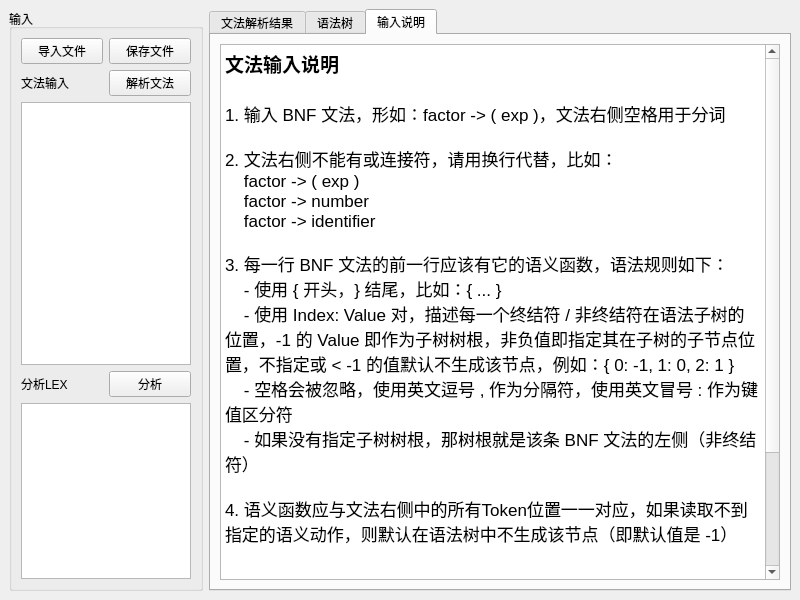
<?xml version="1.0" encoding="UTF-8"?>
<ui version="4.0">
 <class>MainWindow</class>
 <widget class="QMainWindow" name="MainWindow">
  <property name="geometry">
   <rect>
    <x>0</x>
    <y>0</y>
    <width>800</width>
    <height>600</height>
   </rect>
  </property>
  <property name="windowTitle">
   <string>MainWindow</string>
  </property>
  <widget class="QWidget" name="centralwidget">
   <layout class="QHBoxLayout" name="horizontalLayout" stretch="1,3">
    <item>
     <widget class="QGroupBox" name="inputGroup">
      <property name="title">
       <string>输入</string>
      </property>
      <layout class="QVBoxLayout" name="verticalLayout" stretch="0,0,9,0,6">
       <item>
        <layout class="QHBoxLayout" name="horizontalLayout_4">
         <item>
          <widget class="QPushButton" name="chooseFile">
           <property name="text">
            <string>导入文件</string>
           </property>
          </widget>
         </item>
         <item>
          <widget class="QPushButton" name="saveFile">
           <property name="text">
            <string>保存文件</string>
           </property>
          </widget>
         </item>
        </layout>
       </item>
       <item>
        <layout class="QHBoxLayout" name="horizontalLayout_2">
         <item>
          <widget class="QLabel" name="label">
           <property name="text">
            <string>文法输入</string>
           </property>
          </widget>
         </item>
         <item>
          <widget class="QPushButton" name="toParseGrammer">
           <property name="text">
            <string>解析文法</string>
           </property>
          </widget>
         </item>
        </layout>
       </item>
       <item>
        <widget class="QTextEdit" name="grammer"/>
       </item>
       <item>
        <layout class="QHBoxLayout" name="horizontalLayout_3">
         <item>
          <widget class="QLabel" name="label_2">
           <property name="text">
            <string>分析LEX</string>
           </property>
          </widget>
         </item>
         <item>
          <widget class="QPushButton" name="toParseStatement">
           <property name="text">
            <string>分析</string>
           </property>
          </widget>
         </item>
        </layout>
       </item>
       <item>
        <widget class="QTextEdit" name="statement"/>
       </item>
      </layout>
     </widget>
    </item>
    <item>
     <widget class="QTabWidget" name="resultTab">
      <property name="currentIndex">
       <number>2</number>
      </property>
      <widget class="QWidget" name="result">
       <attribute name="title">
        <string>文法解析结果</string>
       </attribute>
       <layout class="QHBoxLayout" name="horizontalLayout_5" stretch="1,2">
        <item>
         <widget class="QGroupBox" name="outputBox">
          <property name="title">
           <string>文法解析基本信息</string>
          </property>
          <layout class="QVBoxLayout" name="verticalLayout_2" stretch="0,1,1,3,1,3,1,3">
           <item>
            <widget class="QLabel" name="label_7">
             <property name="text">
              <string>文法错误</string>
             </property>
            </widget>
           </item>
           <item>
            <widget class="QTextBrowser" name="syntaxError"/>
           </item>
           <item>
            <widget class="QLabel" name="label_3">
             <property name="text">
              <string>拓广文法</string>
             </property>
            </widget>
           </item>
           <item>
            <widget class="QTextBrowser" name="extraGrammer"/>
           </item>
           <item>
            <widget class="QLabel" name="label_4">
             <property name="text">
              <string>非终结符号First集合</string>
             </property>
            </widget>
           </item>
           <item>
            <widget class="QTextBrowser" name="firstSet"/>
           </item>
           <item>
            <widget class="QLabel" name="label_5">
             <property name="text">
              <string>非终结符号Follow集合</string>
             </property>
            </widget>
           </item>
           <item>
            <widget class="QTextBrowser" name="followSet"/>
           </item>
          </layout>
         </widget>
        </item>
        <item>
         <widget class="QGroupBox" name="groupBox">
          <property name="title">
           <string>文法解析详情</string>
          </property>
          <layout class="QVBoxLayout" name="verticalLayout_3">
           <item>
            <widget class="QLabel" name="label_8">
             <property name="text">
              <string>LR(0) DFA</string>
             </property>
            </widget>
           </item>
           <item>
            <widget class="QTableWidget" name="dfa">
             <property name="sizePolicy">
              <sizepolicy hsizetype="Expanding" vsizetype="Expanding">
               <horstretch>0</horstretch>
               <verstretch>0</verstretch>
              </sizepolicy>
             </property>
            </widget>
           </item>
           <item>
            <widget class="QLabel" name="label_9">
             <property name="text">
              <string>SLR(1) 分析表</string>
             </property>
            </widget>
           </item>
           <item>
            <widget class="QTableWidget" name="slr"/>
           </item>
          </layout>
         </widget>
        </item>
       </layout>
      </widget>
      <widget class="QWidget" name="syntaxTree">
       <attribute name="title">
        <string>语法树</string>
       </attribute>
       <layout class="QVBoxLayout" name="verticalLayout_4">
        <item>
         <widget class="QTreeWidget" name="treeWidget">
          <column>
           <property name="text">
            <string notr="true">1</string>
           </property>
          </column>
         </widget>
        </item>
       </layout>
      </widget>
      <widget class="QWidget" name="tab">
       <attribute name="title">
        <string>输入说明</string>
       </attribute>
       <layout class="QVBoxLayout" name="verticalLayout_5">
        <item>
         <widget class="QTextBrowser" name="textBrowser">
          <property name="html">
           <string>&lt;!DOCTYPE HTML PUBLIC &quot;-//W3C//DTD HTML 4.0//EN&quot; &quot;http://www.w3.org/TR/REC-html40/strict.dtd&quot;&gt;
&lt;html&gt;&lt;head&gt;&lt;meta name=&quot;qrichtext&quot; content=&quot;1&quot; /&gt;&lt;meta charset=&quot;utf-8&quot; /&gt;&lt;style type=&quot;text/css&quot;&gt;
p, li { white-space: pre-wrap; }
hr { height: 1px; border-width: 0; }
li.unchecked::marker { content: &quot;\2610&quot;; }
li.checked::marker { content: &quot;\2612&quot;; }
&lt;/style&gt;&lt;/head&gt;&lt;body style=&quot; font-family:'.AppleSystemUIFont'; font-size:13pt; font-weight:400; font-style:normal;&quot;&gt;
&lt;p style=&quot; margin-top:0px; margin-bottom:0px; margin-left:0px; margin-right:0px; -qt-block-indent:0; text-indent:0px;&quot;&gt;&lt;span style=&quot; font-size:14pt; font-weight:700;&quot;&gt;文法输入说明&lt;/span&gt;&lt;/p&gt;
&lt;p style=&quot;-qt-paragraph-type:empty; margin-top:0px; margin-bottom:0px; margin-left:0px; margin-right:0px; -qt-block-indent:0; text-indent:0px; font-size:14pt; font-weight:700;&quot;&gt;&lt;br /&gt;&lt;/p&gt;
&lt;p style=&quot; margin-top:0px; margin-bottom:0px; margin-left:0px; margin-right:0px; -qt-block-indent:0; text-indent:0px;&quot;&gt;1. 输入 BNF 文法，形如：factor -&amp;gt; ( exp )，文法右侧空格用于分词&lt;/p&gt;
&lt;p style=&quot;-qt-paragraph-type:empty; margin-top:0px; margin-bottom:0px; margin-left:0px; margin-right:0px; -qt-block-indent:0; text-indent:0px;&quot;&gt;&lt;br /&gt;&lt;/p&gt;
&lt;p style=&quot; margin-top:0px; margin-bottom:0px; margin-left:0px; margin-right:0px; -qt-block-indent:0; text-indent:0px;&quot;&gt;2. 文法右侧不能有或连接符，请用换行代替，比如：&lt;/p&gt;
&lt;p style=&quot; margin-top:0px; margin-bottom:0px; margin-left:0px; margin-right:0px; -qt-block-indent:0; text-indent:0px;&quot;&gt;    factor -&amp;gt; ( exp )&lt;/p&gt;
&lt;p style=&quot; margin-top:0px; margin-bottom:0px; margin-left:0px; margin-right:0px; -qt-block-indent:0; text-indent:0px;&quot;&gt;    factor -&amp;gt; number&lt;/p&gt;
&lt;p style=&quot; margin-top:0px; margin-bottom:0px; margin-left:0px; margin-right:0px; -qt-block-indent:0; text-indent:0px;&quot;&gt;    factor -&amp;gt; identifier&lt;/p&gt;
&lt;p style=&quot;-qt-paragraph-type:empty; margin-top:0px; margin-bottom:0px; margin-left:0px; margin-right:0px; -qt-block-indent:0; text-indent:0px;&quot;&gt;&lt;br /&gt;&lt;/p&gt;
&lt;p style=&quot; margin-top:0px; margin-bottom:0px; margin-left:0px; margin-right:0px; -qt-block-indent:0; text-indent:0px;&quot;&gt;3. 每一行 BNF 文法的前一行应该有它的语义函数，语法规则如下：&lt;/p&gt;
&lt;p style=&quot; margin-top:0px; margin-bottom:0px; margin-left:0px; margin-right:0px; -qt-block-indent:0; text-indent:0px;&quot;&gt;    - 使用 { 开头，} 结尾，比如：{ ... }&lt;/p&gt;
&lt;p style=&quot; margin-top:0px; margin-bottom:0px; margin-left:0px; margin-right:0px; -qt-block-indent:0; text-indent:0px;&quot;&gt;    - 使用 Index: Value 对，描述每一个终结符 / 非终结符在语法子树的位置，-1 的 Value 即作为子树树根，非负值即指定其在子树的子节点位置，不指定或 &amp;lt; -1 的值默认不生成该节点，例如：{ 0: -1, 1: 0, 2: 1 }&lt;/p&gt;
&lt;p style=&quot; margin-top:0px; margin-bottom:0px; margin-left:0px; margin-right:0px; -qt-block-indent:0; text-indent:0px;&quot;&gt;    - 空格会被忽略，使用英文逗号 , 作为分隔符，使用英文冒号 : 作为键值区分符&lt;/p&gt;
&lt;p style=&quot; margin-top:0px; margin-bottom:0px; margin-left:0px; margin-right:0px; -qt-block-indent:0; text-indent:0px;&quot;&gt;    - 如果没有指定子树树根，那树根就是该条 BNF 文法的左侧（非终结符）&lt;/p&gt;
&lt;p style=&quot;-qt-paragraph-type:empty; margin-top:0px; margin-bottom:0px; margin-left:0px; margin-right:0px; -qt-block-indent:0; text-indent:0px;&quot;&gt;&lt;br /&gt;&lt;/p&gt;
&lt;p style=&quot; margin-top:0px; margin-bottom:0px; margin-left:0px; margin-right:0px; -qt-block-indent:0; text-indent:0px;&quot;&gt;4. 语义函数应与文法右侧中的所有Token位置一一对应，如果读取不到指定的语义动作，则默认在语法树中不生成该节点（即默认值是 -1）&lt;/p&gt;
&lt;p style=&quot;-qt-paragraph-type:empty; margin-top:0px; margin-bottom:0px; margin-left:0px; margin-right:0px; -qt-block-indent:0; text-indent:0px;&quot;&gt;&lt;br /&gt;&lt;/p&gt;
&lt;p style=&quot;-qt-paragraph-type:empty; margin-top:0px; margin-bottom:0px; margin-left:0px; margin-right:0px; -qt-block-indent:0; text-indent:0px;&quot;&gt;&lt;br /&gt;&lt;/p&gt;
&lt;p style=&quot; margin-top:0px; margin-bottom:0px; margin-left:0px; margin-right:0px; -qt-block-indent:0; text-indent:0px;&quot;&gt;&lt;span style=&quot; font-size:14pt; font-weight:700;&quot;&gt;分析LEX输入说明&lt;/span&gt;&lt;/p&gt;
&lt;p style=&quot;-qt-paragraph-type:empty; margin-top:0px; margin-bottom:0px; margin-left:0px; margin-right:0px; -qt-block-indent:0; text-indent:0px; font-size:14pt; font-weight:700;&quot;&gt;&lt;br /&gt;&lt;/p&gt;
&lt;p style=&quot; margin-top:0px; margin-bottom:0px; margin-left:0px; margin-right:0px; -qt-block-indent:0; text-indent:0px;&quot;&gt;1. 输入的是项目一生成的解析程序对源代码的分词结果（lex 文件），形如：&lt;/p&gt;
&lt;p style=&quot; margin-top:0px; margin-bottom:0px; margin-left:0px; margin-right:0px; -qt-block-indent:0; text-indent:0px;&quot;&gt;    assign : :=&lt;/p&gt;
&lt;p style=&quot; margin-top:0px; margin-bottom:0px; margin-left:0px; margin-right:0px; -qt-block-indent:0; text-indent:0px;&quot;&gt;    number : 123&lt;/p&gt;&lt;/body&gt;&lt;/html&gt;</string>
          </property>
         </widget>
        </item>
       </layout>
      </widget>
     </widget>
    </item>
   </layout>
  </widget>
 </widget>
 <resources/>
 <connections/>
</ui>
